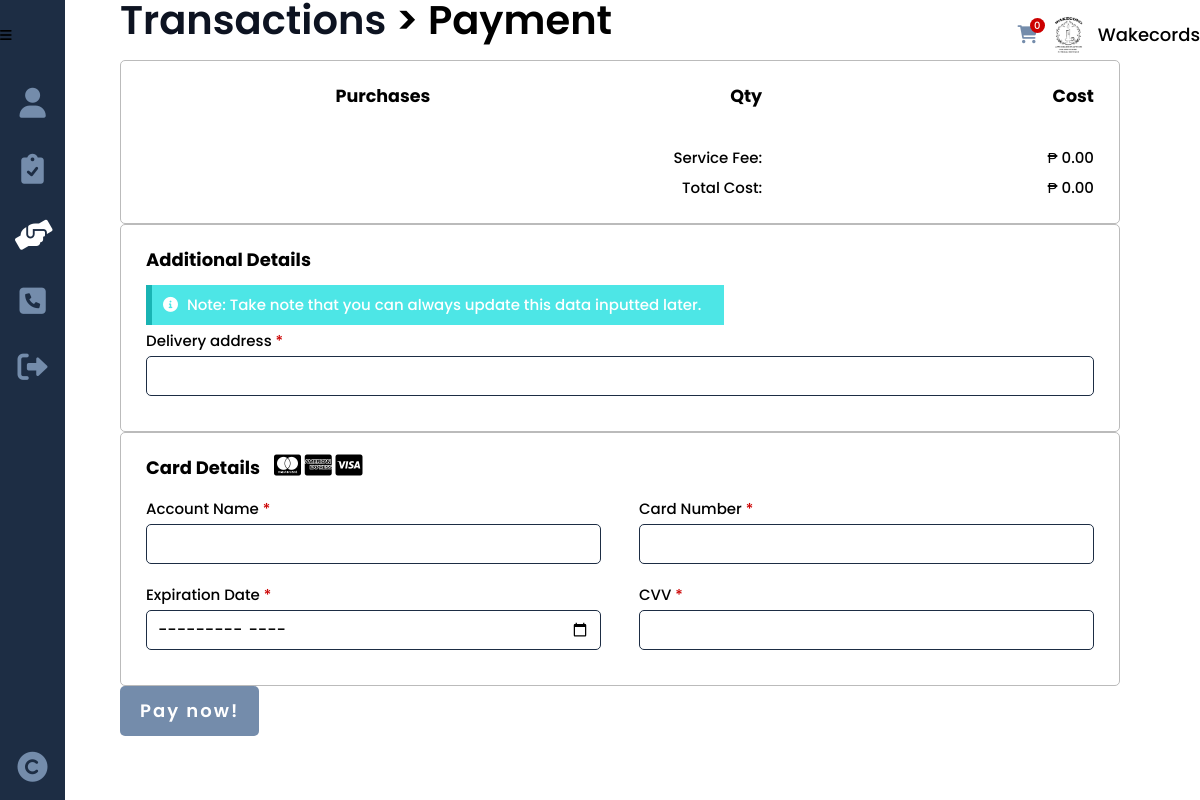
The app's page /payment.php (signed in), older data.
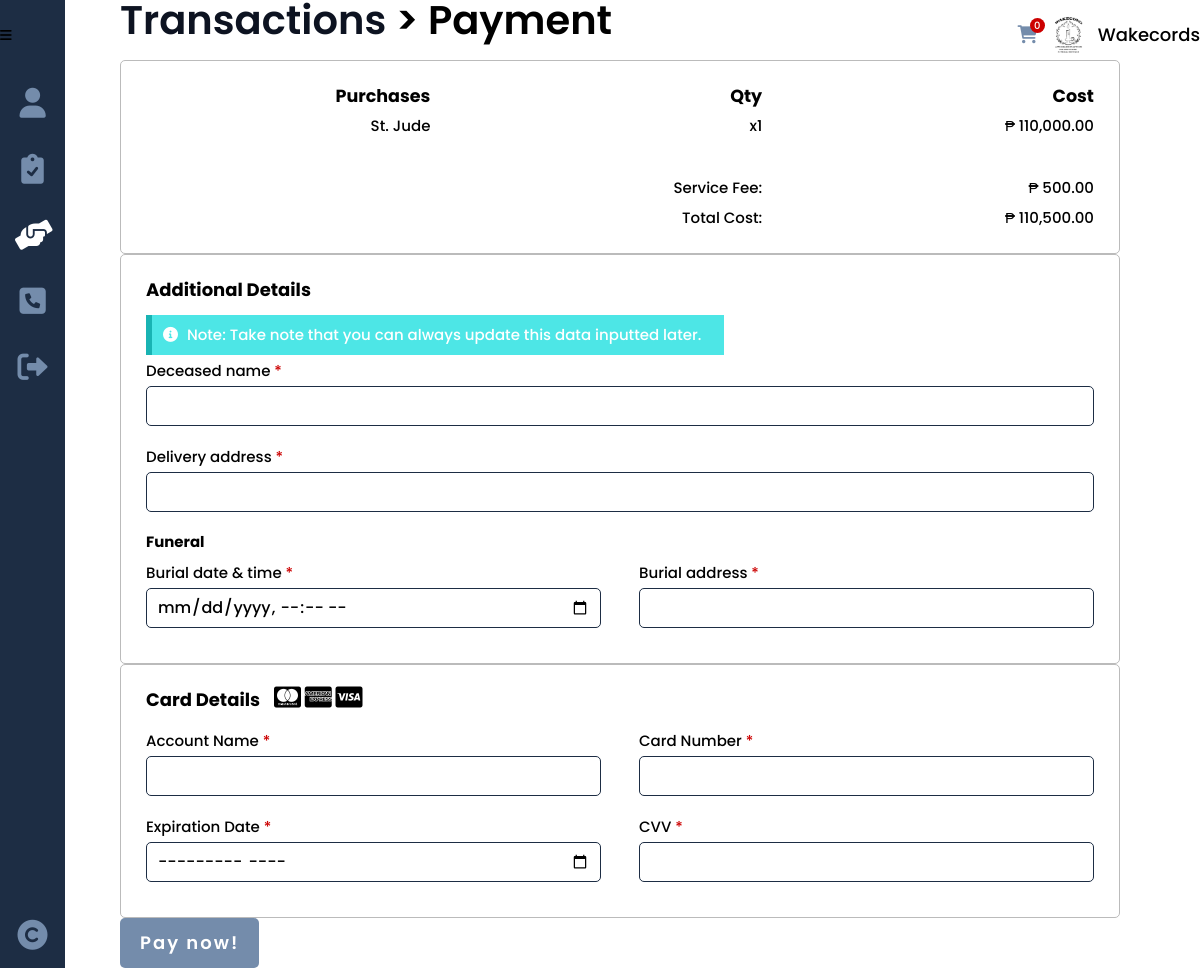
The same page, newer data.
### tables this page shows
CREATE TABLE `purchase` (
  `purchase_id` int(8) NOT NULL,
  `seeker_id` int(8) NOT NULL,
  `service_id` int(8) NOT NULL,
  `purchase_total` decimal(9,2) NOT NULL,
  `purchase_qty` int(2) NOT NULL,
  `purchase_date` date NOT NULL,
  `purchase_status` varchar(15) NOT NULL,
  `purchase_progress` int(2) NOT NULL
);

CREATE TABLE `funeral` (
  `service_id` int(8) NOT NULL,
  `funeral_name` varchar(50) NOT NULL,
  `funeral_type` varchar(20) NOT NULL
);

### others/db.php (called while the page is built, shortened)
<?php
	class DB
	{
		static $hostname = "localhost";
		static $dbname = "wakecords";
		static $username  = "root";
		static $password = "";
		public static function query($sql, $params=array(), $transactType)
		{
			$rows = array();
			try
			{
				$db = new PDO("mysql:host=". self::$hostname ."; dbname=". self::$dbname,  self::$username,  self::$password);
				$db->setAttribute(PDO::ATTR_ERRMODE, PDO::ERRMODE_EXCEPTION);
				$cmd = $db->prepare($sql);
				$cmd->execute($params);
				if($transactType == "READ")
					$rows = $cmd->fetchAll();
				else
					$rows = $db->lastInsertId();
			}
			catch(PDOException $e)
			{
				echo $e->getMessage();
			}
			return $rows;
		}
	}

### payment.php (the view, shortened to what the changed rows need)
<?php
	include("others/functions.php");
	include("others/head.php");
	$single_payment = (isset($_GET['purchaseid'])) ? true:false;
?>
<body>
	<div class="container">
		<div class="banner">
			<section class="banner-con">
				<div class="wrapper">
					<div class="banner-div">
						<h2>
							<?php
								echo ($single_payment) ? "<a href='purchase.php'>Purchase</a>":"<a href='cart.php'>Transactions</a>";
							?>
						<span>> Payment</span></h2>
						<form method="post">
							<div class="banner-section card">
								<?php
									if($single_payment) $list = read("purchase", ["seeker_id", "purchase_id", "purchase_status"], [$_SESSION['seeker'], $_GET['purchaseid'], "to pay"]);
									else $list = read("purchase", ["seeker_id", "purchase_status"], [$_SESSION['seeker'], "to pay"]);
									$type_list = [];
									if(count($list)>0){
										$total = 0;
										$service_fee = 500;
										foreach($list as $results){
											$service_ = read("services", ["service_id"], [$results['service_id']]);
											$service_ = $service_[0];
											$differ_ = service_type($service_['service_type'], $service_['service_id']);
											array_push($type_list, $service_['service_type']);
											echo "
											<ul>
												<li>".$differ_[1]."</li>
												<li>x".$results['purchase_qty']."</li>
												<li>₱ ".number_format($results['purchase_total'],2,'.',',')."</li>
											</ul>
											";
											$total += $results['purchase_total'];
										}
										$total += $service_fee;
									}
								?>
								<ul>
									<li></li>
									<li>Service Fee:</li>
									<li>₱ <?php echo number_format($service_fee,2,'.',','); ?></li>
								</ul>
								<ul>
									<li></li>
									<li>Total Cost:</li>
									<li>₱ <?php echo number_format($total,2,'.',','); ?></li>
								</ul>
							</div>
							<div class="banner-section details card">
								<h3>Additional Details</h3>
								<?php
								if(service_type_exist_bool("funeral", $type_list) || service_type_exist_bool("church", $type_list) || service_type_exist_bool("headstone", $type_list)) {
									echo "
									<div class='details-con no-padding'>
										<div class='single'>
											<label>Deceased name <span>*<span></label>
											<input type='text' name='txtdeceasedname' required>
										</div>
									</div>
									";
								}
								if(!service_type_exist_bool("church", $type_list)){
									echo "
									<div class='details-con no-padding'>
										<div class='single'>
											<label>Delivery address <span>*<span></label>
											<input type='text' name='txtdeliveryadd' required>
										</div>
									</div>
									";
								}
								if(service_type_exist_bool("funeral", $type_list)){
									echo "
									<h5>Funeral</h5>
									<div class='details-con'>
										<div>
											<label>Burial date & time <span>*<span></label>
											<input type='datetime-local' name='dtburial' required>
										</div>
										<div>
											<label>Burial address <span>*<span></label>
											<input type='text' name='txtburialadd' required>
										</div>
									</div>
									";
								}
								?>
							</div>
						</form>
					</div>
				</div>
			</section>
		</div>
	</div>
</body>
</html>

Row changes from the older to the newer data that the page shows:
added purchase: funeral.funeral_name "St. Jude", purchase_qty "1", purchase_total "110,000.00"
Text that changed along with them:
$service_fee: "0.00" → "500.00"
$total: "0.00" → "110,500.00"
text now shown: "Deceased name * Funeral Burial date & time * Burial address *"
